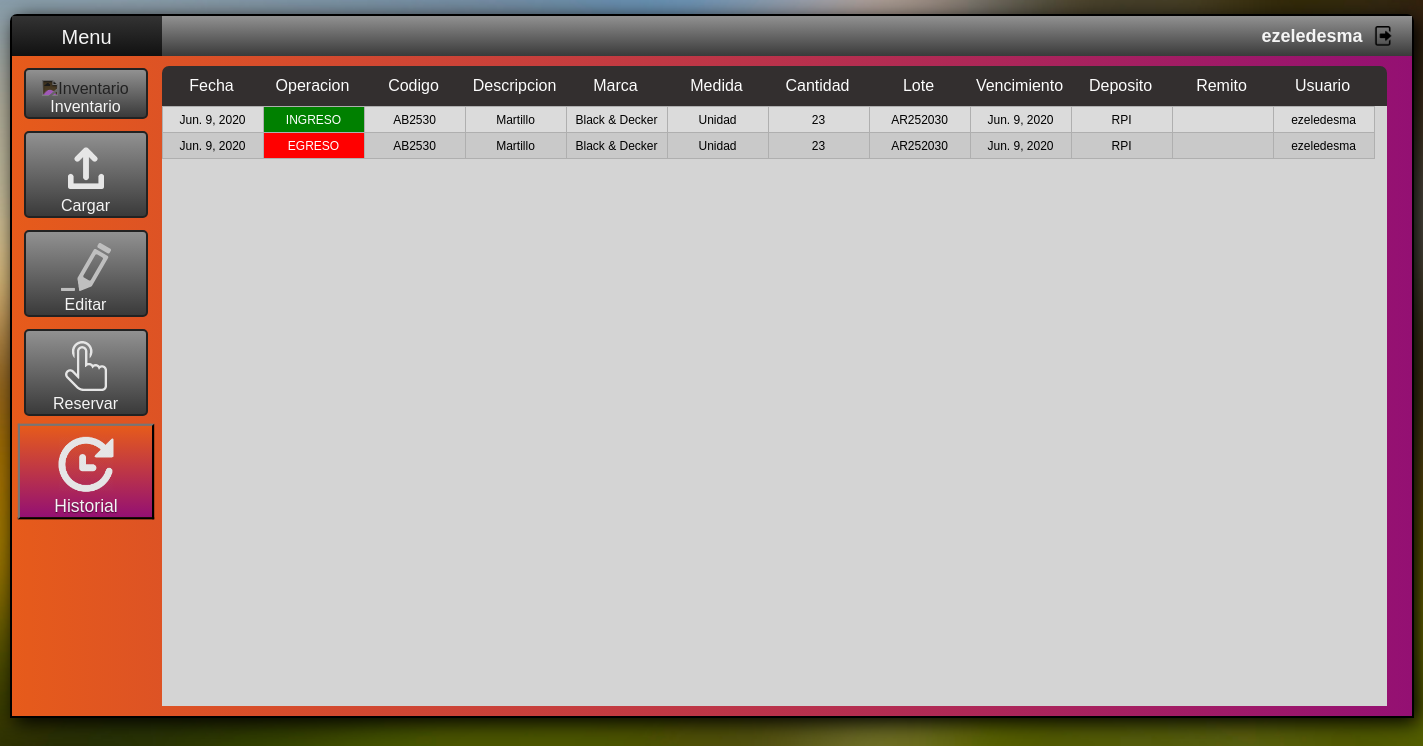
The page /historial (signed in) on the database as committed earlier.
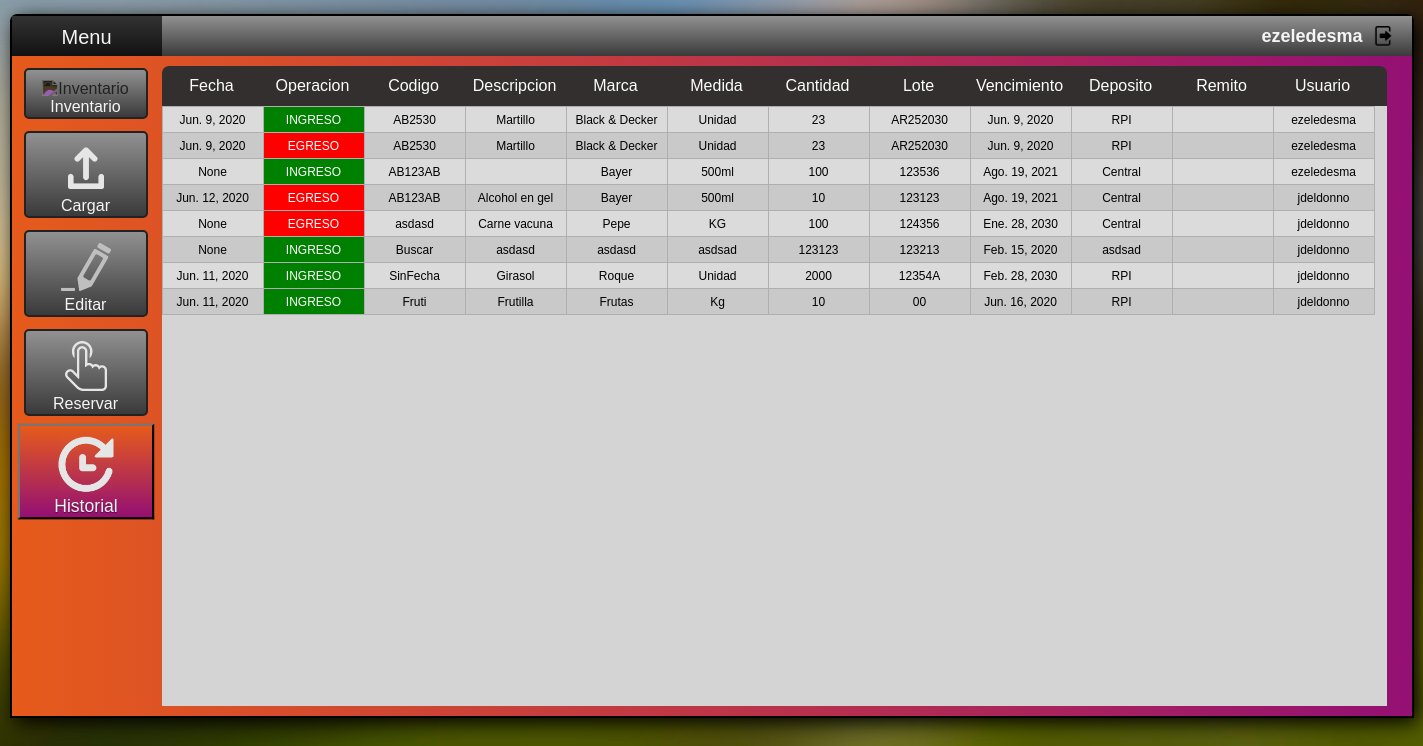
The same page on the database as committed later.
### Sistema_Gestion_App/models.py (models this page shows, shortened)
class Historial (models.Model):
    fecha=models.DateField(blank=True)
    operacion=models.CharField(max_length=20)
    codigo=models.CharField(max_length=30)
    descripcion=models.CharField(max_length=40)
    marca=models.CharField(max_length=20)
    medida=models.CharField(max_length=20)
    cantidad=models.IntegerField()
    lote=models.CharField(max_length=20)
    vencimiento=models.DateField()
    deposito=models.CharField(max_length=30)
    remito=models.CharField(max_length=20)
    usuario=models.CharField(max_length=20)
    timestamp=models.DateTimeField(auto_now=True)

### Sistema_Gestion_App/views.py (the view)
# urls.py: path('historial', views.historial, name="Historial"),
@login_required
def historial (request):
    global historiales
    historiales=Historial.objects.filter(descripcion__icontains="")
    return render(request, "inventario/historial.html",{"historiales":historiales})

### Sistema_Gestion_App/templates/inventario/historial.html (shortened to what this page needs)
<!doctype html>
<html>
<head>
{% load static %}
{% include 'links.html' %}
<link rel="stylesheet" href="{% static 'css/historial.css' %}"/>
</head>
<body>
<div id="centrar">
<nav class="barralateral">
    <div class="menu">
        <a href="{% url 'Menu' %}">
            <p>Menu</p>
        </a>
    </div>
    <a href="{% url 'Inventario' %}">
        <div class="boton">
          <img class="icon" alt="Inventario" draggable="false" src="{% static 'imagenes/inventario.png' %}">
          <p>Inventario</p>
        </div>
    </a>
    <a href="{% url 'Cargar' %}">
        <div class="boton">
          <img class="icon" alt="Cargar" draggable="false" src="{% static 'imagenes/cargar.png' %}">
          <p>Cargar</p>
        </div>
    </a>
    <a href="{% url 'Editar' %}">
        <div class="boton">
            <img class="icon" alt="Editar" draggable="false" src="{% static 'imagenes/editar.png' %}">
            <p>Editar</p>
        </div>
    </a>
    <a href="{% url 'Reservar' %}">
        <div class="boton">
            <img class="icon" alt="Reservar" draggable="false" src="{% static 'imagenes/reservar.png' %}">
            <p>Reservar</p>
        </div>
    </a>
    <a href="{% url 'Historial' %}">
        <div class="seleccionado">
            <img class="icon" alt="Historial" draggable="false" src="{% static 'imagenes/historial.png' %}">
            <p>Historial</p>
        </div>
    </a>
</nav>
{% include 'cabecera.html' %}
<section>
    <div class="tabla">
        <div class="header">
        <table>
            <tr>
                <td>Fecha</td>
                <td>Operacion</td>
                <td>Codigo</td>
                <td>Descripcion</td>
                <td>Marca</td>
                <td>Medida</td>
                <td>Cantidad</td>
                <td>Lote</td>
                <td>Vencimiento</td>
                <td>Deposito</td>
                <td>Remito</td>
                <td>Usuario</td>
            </tr>
        </table>
        </div>
        <div class="content">
        <table>
            <tbody>
                {% for historial in historiales %}
                <tr>
                    <td>{{historial.fecha}}</td>
                    {% if historial.operacion == "INGRESO" %}
                    <td class="ingreso">{{historial.operacion}}</td>
                    {% else %}
                    <td class="egreso">{{historial.operacion}}</td>
                    {% endif %}
                    <td>{{historial.codigo}}</td>
                    <td>{{historial.descripcion}}</td>
                    <td>{{historial.marca}}</td>
                    <td>{{historial.medida}}</td>
                    <td>{{historial.cantidad}}</td>
                    <td>{{historial.lote}}</td>
                    <td>{{historial.vencimiento}}</td>
                    <td>{{historial.deposito}}</td>
                    <td>{{historial.remito}}</td>
                    <td>{{historial.usuario}}</td>
                </tr>
                {% endfor %}
            </tbody>
        </table>
        </div>
    </div>
</section>
</div>
</body>
</html>

Rows that differ between the two databases and show on the page:
added Historial: fecha "None", operacion "INGRESO", codigo "AB123AB", marca "Bayer", medida "500ml", cantidad "100", lote "123536", vencimiento "Ago. 19, 2021", deposito "Central", usuario "ezeledesma"
added Historial: fecha "Jun. 12, 2020", operacion "EGRESO", codigo "AB123AB", descripcion "Alcohol en gel", marca "Bayer", medida "500ml", cantidad "10", lote "123123", vencimiento "Ago. 19, 2021", deposito "Central", usuario "jdeldonno"
added Historial: fecha "None", operacion "EGRESO", codigo "asdasd", descripcion "Carne vacuna", marca "Pepe", medida "KG", cantidad "100", lote "124356", vencimiento "Ene. 28, 2030", deposito "Central", usuario "jdeldonno"
added Historial: fecha "None", operacion "INGRESO", codigo "Buscar", descripcion "asdasd", marca "asdasd", medida "asdsad", cantidad "123123", lote "123213", vencimiento "Feb. 15, 2020", deposito "asdsad", usuario "jdeldonno"
added Historial: fecha "Jun. 11, 2020", operacion "INGRESO", codigo "SinFecha", descripcion "Girasol", marca "Roque", medida "Unidad", cantidad "2000", lote "12354A", vencimiento "Feb. 28, 2030", deposito "RPI", usuario "jdeldonno"
added Historial: fecha "Jun. 11, 2020", operacion "INGRESO", codigo "Fruti", descripcion "Frutilla", marca "Frutas", medida "Kg", cantidad "10", lote "00", vencimiento "Jun. 16, 2020", deposito "RPI", usuario "jdeldonno"
